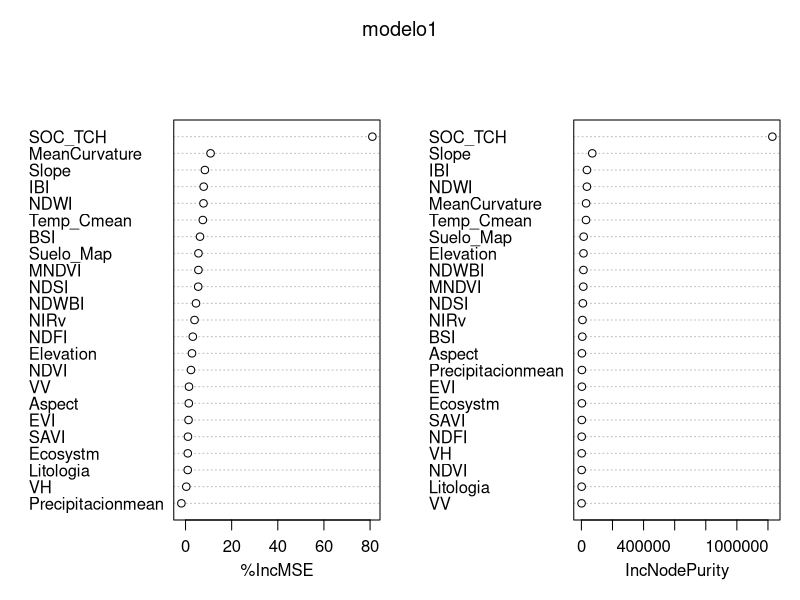
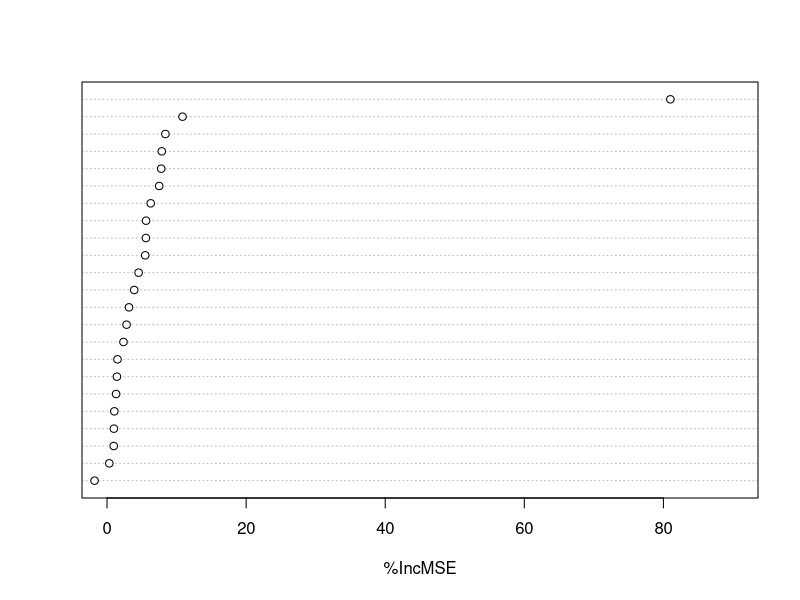

These figures' R source, in order:
## ---- chunk 1
knitr::opts_chunk$set(echo = TRUE)
## ---- chunk 2

library("readxl")
library(randomForest)
library(reshape)

my_data <- read_excel("data_e.xlsx", sheet = 2, col_names = TRUE, col_types = NULL, na = "", skip = 0)
head(my_data, 10)
## ---- chunk 3
my_data <- my_data[,c(1:24)]
head(my_data, 10)
## ---- chunk 4


modelo1 <- randomForest(SOC_Modelado~.,data=my_data,
              na.action=na.exclude, ntree=500,importance=TRUE,maxnodes=10,mtry=15)

#Creamos un objeto con las "importancias" de las variables
importancia=data.frame(importance(modelo1))

importancia
#importancia<-sort_df(importancia,vars='MeanDecreaseGini')
importancia <- importancia[order(-importancia$X.IncMSE),] 
importancia
## ---- chunk 5
varImpPlot(modelo1)
## ---- chunk 6
dotchart(sort(importancia[,1]), xlim=c(0,90), xlab="%IncMSE")
